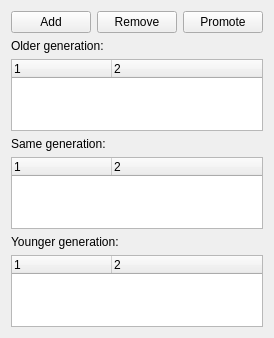
            <widget class="QWidget" name="relationsTab">
             <attribute name="icon">
              <iconset resource="resources.qrc">
               <normaloff>:/resources/relation.svg</normaloff>:/resources/relation.svg</iconset>
             </attribute>
             <attribute name="title">
              <string>Relations</string>
             </attribute>
             <layout class="QVBoxLayout" name="verticalLayout_3" stretch="0,0,1,0,1,0,1">
              <item>
               <layout class="QHBoxLayout" name="horizontalLayout_2">
                <item>
                 <widget class="QPushButton" name="addRelationButton">
                  <property name="text">
                   <string>Add</string>
                  </property>
                  <property name="icon">
                   <iconset resource="resources.qrc">
                    <normaloff>:/resources/relation.svg</normaloff>:/resources/relation.svg</iconset>
                  </property>
                 </widget>
                </item>
                <item>
                 <widget class="QPushButton" name="removeRelationButton">
                  <property name="text">
                   <string>Remove</string>
                  </property>
                  <property name="icon">
                   <iconset resource="resources.qrc">
                    <normaloff>:/resources/trash.svg</normaloff>:/resources/trash.svg</iconset>
                  </property>
                 </widget>
                </item>
                <item>
                 <widget class="QPushButton" name="promoteButton">
                  <property name="text">
                   <string>Promote</string>
                  </property>
                  <property name="icon">
                   <iconset resource="resources.qrc">
                    <normaloff>:/resources/promote.svg</normaloff>:/resources/promote.svg</iconset>
                  </property>
                 </widget>
                </item>
               </layout>
              </item>
              <item>
               <widget class="QLabel" name="label_2">
                <property name="text">
                 <string>Older generation:</string>
                </property>
               </widget>
              </item>
              <item>
               <widget class="QTreeWidget" name="olderGenerationWidget">
                <property name="sizeAdjustPolicy">
                 <enum>QAbstractScrollArea::AdjustToContents</enum>
                </property>
                <property name="alternatingRowColors">
                 <bool>true</bool>
                </property>
                <property name="columnCount">
                 <number>2</number>
                </property>
                <column>
                 <property name="text">
                  <string notr="true">1</string>
                 </property>
                </column>
                <column>
                 <property name="text">
                  <string notr="true">2</string>
                 </property>
                </column>
               </widget>
              </item>
              <item>
               <widget class="QLabel" name="label_3">
                <property name="text">
                 <string>Same generation:</string>
                </property>
               </widget>
              </item>
              <item>
               <widget class="QTreeWidget" name="sameGenerationWidget">
                <property name="sizeAdjustPolicy">
                 <enum>QAbstractScrollArea::AdjustToContents</enum>
                </property>
                <property name="alternatingRowColors">
                 <bool>true</bool>
                </property>
                <property name="columnCount">
                 <number>2</number>
                </property>
                <column>
                 <property name="text">
                  <string notr="true">1</string>
                 </property>
                </column>
                <column>
                 <property name="text">
                  <string notr="true">2</string>
                 </property>
                </column>
               </widget>
              </item>
              <item>
               <widget class="QLabel" name="label_4">
                <property name="text">
                 <string>Younger generation:</string>
                </property>
               </widget>
              </item>
              <item>
               <widget class="QTreeWidget" name="youngerGenerationWidget">
                <property name="sizeAdjustPolicy">
                 <enum>QAbstractScrollArea::AdjustToContents</enum>
                </property>
                <property name="alternatingRowColors">
                 <bool>true</bool>
                </property>
                <property name="columnCount">
                 <number>2</number>
                </property>
                <column>
                 <property name="text">
                  <string notr="true">1</string>
                 </property>
                </column>
                <column>
                 <property name="text">
                  <string notr="true">2</string>
                 </property>
                </column>
               </widget>
              </item>
             </layout>
            </widget>
